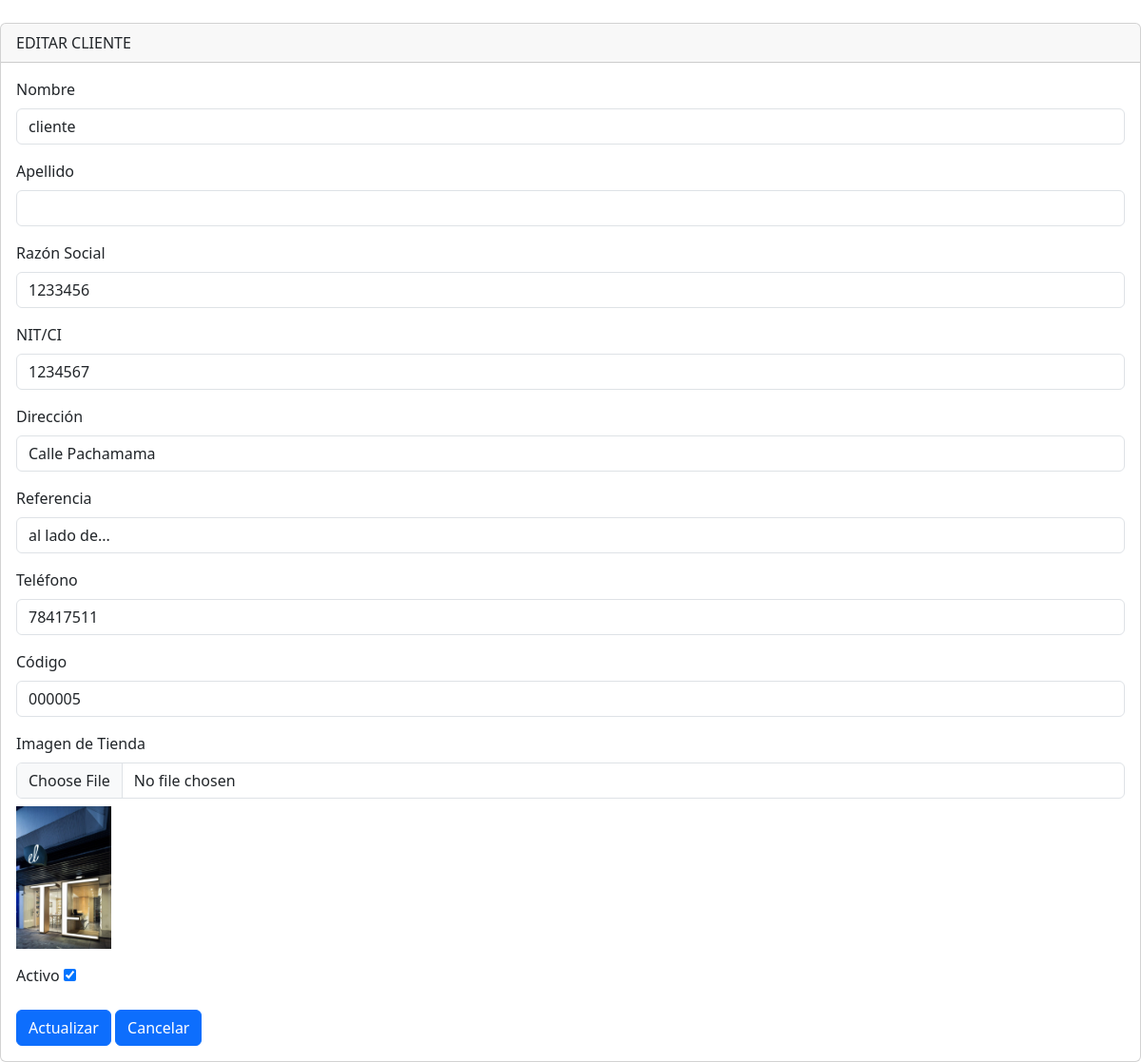
The page /secciones/cliente/editar.php?id=9 on the database its author committed.
### tables this page shows
CREATE TABLE `cliente` (
  `idcliente` int NOT NULL AUTO_INCREMENT,
  `nombre` varchar(45) NOT NULL,
  `apellido` varchar(45) NOT NULL,
  `razonSocial` varchar(45) DEFAULT NULL,
  `NIT_CI` varchar(255) DEFAULT NULL,
  `Direccion` varchar(100) NOT NULL,
  `Referencia` varchar(1000) NOT NULL,
  `telf` int DEFAULT NULL,
  `codigo` varchar(45) NOT NULL,
  `imagen_tienda` varchar(1000) DEFAULT NULL,
  `activo` tinyint DEFAULT NULL,
  `prevendedor_idprevendedor` int NOT NULL,
  PRIMARY KEY (`idcliente`),
  KEY `fk_cliente_prevendedor1_idx` (`prevendedor_idprevendedor`),
  CONSTRAINT `fk_cliente_prevendedor1` FOREIGN KEY (`prevendedor_idprevendedor`) REFERENCES `prevendedor` (`idprevendedor`)
);

### secciones/cliente/editar.php (the view, shortened to what this page needs)
<?php
include("../../bd.php");
$cliente = null;
if (isset($_GET['id'])) {
    $txtID = $_GET['id'];
    $sentencia = $conexion->prepare("SELECT * FROM cliente WHERE idcliente = :idcliente");
    $sentencia->bindParam(":idcliente", $txtID);
    $sentencia->execute();
    $cliente = $sentencia->fetch(PDO::FETCH_ASSOC);
}
include("../../templates/header.php");
?>
<div class="card">
    <div class="card-header">
        EDITAR CLIENTE
    </div>
    <div class="card-body">
        <?php if ($cliente) { ?>
        <form action="" method="post" enctype="multipart/form-data">
            <div class="mb-3">
                <label for="nombre" class="form-label">Nombre</label>
                <input
                    type="text"
                    class="form-control"
                    name="nombre"
                    id="nombre"
                    aria-describedby="helpId"
                    placeholder="nombre"
                    value="<?php echo $cliente['nombre']; ?>"
                />
            </div>
            <div class="mb-3">
                <label for="apellido" class="form-label">Apellido</label>
                <input
                    type="text"
                    class="form-control"
                    name="apellido"
                    id="apellido"
                    aria-describedby="helpId"
                    placeholder="apellido"
                    value="<?php echo $cliente['apellido']; ?>"
                />
            </div>
            <div class="mb-3">
                <label for="razonSocial" class="form-label">Razón Social</label>
                <input
                    type="text"
                    class="form-control"
                    name="razonSocial"
                    id="razonSocial"
                    aria-describedby="helpId"
                    placeholder="razonSocial"
                    value="<?php echo $cliente['razonSocial']; ?>"
                />
            </div>
            <div class="mb-3">
                <label for="NIT_CI" class="form-label">NIT/CI</label>
                <input
                    type="text"
                    class="form-control"
                    name="NIT_CI"
                    id="NIT_CI"
                    aria-describedby="helpId"
                    placeholder="NIT_CI"
                    value="<?php echo $cliente['NIT_CI']; ?>"
                />
            </div>
            <div class="mb-3">
                <label for="Direccion" class="form-label">Dirección</label>
                <input
                    type="text"
                    class="form-control"
                    name="Direccion"
                    id="Direccion"
                    aria-describedby="helpId"
                    placeholder="Direccion"
                    value="<?php echo $cliente['Direccion']; ?>"
                />
            </div>
            <div class="mb-3">
                <label for="Referencia" class="form-label">Referencia</label>
                <input
                    type="text"
                    class="form-control"
                    name="Referencia"
                    id="Referencia"
                    aria-describedby="helpId"
                    placeholder="Referencia"
                    value="<?php echo $cliente['Referencia']; ?>"
                />
            </div>
            <div class="mb-3">
                <label for="telf" class="form-label">Teléfono</label>
                <input
                    type="text"
                    class="form-control"
                    name="telf"
                    id="telf"
                    aria-describedby="helpId"
                    placeholder="telf"
                    value="<?php echo $cliente['telf']; ?>"
                />
            </div>
            <div class="mb-3">
                <label for="codigo" class="form-label">Código</label>
                <input
                    type="text"
                    class="form-control"
                    name="codigo"
                    id="codigo"
                    aria-describedby="helpId"
                    placeholder="codigo"
                    value="<?php echo $cliente['codigo']; ?>"
                />
            </div>
            <div class="mb-3">
                <label for="imagen_tienda" class="form-label">Imagen de Tienda</label>
                <input type="file" class="form-control" name="imagen_tienda" id="imagen_tienda" accept="image/*" />
                <?php if (!empty($cliente['imagen_tienda'])): ?>
                    <img src="<?php echo $cliente['imagen_tienda']; ?>" alt="Tienda" width="100" class="mt-2">
                <?php endif; ?>
            </div>
            <div class="mb-3">
                <label for="activo" class="form-label">Activo</label>
                <input type="checkbox" name="activo" id="activo" <?php echo $cliente['activo'] ? 'checked' : ''; ?> />
            </div>
            <button type="submit" class="btn btn-primary">Actualizar</button>
            <a name="" id="" class="btn btn-primary" href="index.php" role="button">Cancelar</a>
        </form>
        <?php } else { ?>
            <p>Cliente no encontrado.</p>
        <?php } ?>
    </div>
</div>
<?php include("../../templates/footer.php");?>

### rows shown on the page
cliente: nombre "cliente", razonSocial "1233456", NIT_CI "1234567", Direccion "Calle Pachamama", Referencia "al lado de...", telf "78417511", codigo "000005", imagen_tienda (picture), activo "☑"
